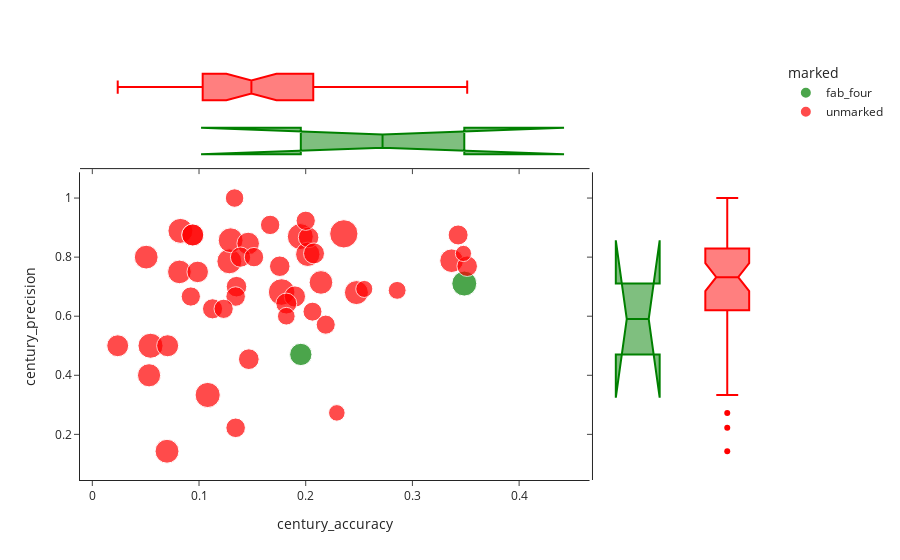

The notebook cell saved with this chart:
### Code cell
stats = PlayerPerformance(path="t20s_male_csv2")
plyer_stats=stats.player_luck_comparision(n=50)

import plotly.express as px

fig = px.scatter(
    plyer_stats, 
    x="century_accuracy", 
    y="century_precision", 
    size="sample", 
    hover_name="player_name", 
    color="marked",
    color_discrete_map={'unmarked': 'red', 'marked': 'blue', "fab_four": "green"},
    template="simple_white",
    marginal_x="box",
    marginal_y="box",
    )
fig.show()

### Figure 1 — Plotly figure (JSON) as saved in the notebook; plotly's stock layout.template omitted (floating-point values rounded to 4 significant figures)
{"data": [{"hovertemplate": "<b>%{hovertext}</b><br><br>marked=fab_four<br>century_accuracy=%{x}<br>century_precision=%{y}<br>sample=%{marker.size}<extra></extra>", "hovertext": ["V Kohli", "KS Williamson"], "legendgroup": "fab_four", "marker": {"color": "green", "size": [109, 87], "sizemode": "area", "sizeref": 0.35, "symbol": "circle"}, "mode": "markers", "name": "fab_four", "orientation": "v", "showlegend": true, "type": "scatter", "x": [0.3486, 0.1954], "xaxis": "x", "y": [0.7105, 0.4706], "yaxis": "y"}, {"alignmentgroup": "True", "hovertemplate": "<b>%{hovertext}</b><br><br>marked=fab_four<br>century_accuracy=%{x}<extra></extra>", "hovertext": ["V Kohli", "KS Williamson"], "legendgroup": "fab_four", "marker": {"color": "green", "symbol": "circle"}, "name": "fab_four", "notched": true, "offsetgroup": "fab_four", "showlegend": false, "type": "box", "x": [0.3486, 0.1954], "xaxis": "x3", "yaxis": "y3"}, {"alignmentgroup": "True", "hovertemplate": "<b>%{hovertext}</b><br><br>marked=fab_four<br>century_precision=%{y}<extra></extra>", "hovertext": ["V Kohli", "KS Williamson"], "legendgroup": "fab_four", "marker": {"color": "green", "symbol": "circle"}, "name": "fab_four", "notched": true, "offsetgroup": "fab_four", "showlegend": false, "type": "box", "xaxis": "x2", "y": [0.7105, 0.4706], "yaxis": "y2"}, {"hovertemplate": "<b>%{hovertext}</b><br><br>marked=unmarked<br>century_accuracy=%{x}<br>century_precision=%{y}<br>sample=%{marker.size}<extra></extra>", "hovertext": ["RG Sharma", "MJ Guptill", "Babar Azam", "PR Stirling", "AJ Finch", "DA Warner", "Mohammad Rizwan", "JC Buttler", "Mohammad Hafeez", "EJG Morgan", "Shoaib Malik", "Shakib Al Hasan", "KL Rahul", "Q de Kock", "DA Miller", "GJ Maxwell", "BB McCullum", "Mahmudullah", "AD Hales", "Mohammad Shahzad", "JP Duminy", "CH Gayle", "LRPL Taylor", "KJ O'Brien", "A Balbirnie", "TM Dilshan", "DJ Malan", "Mohammad Nabi", "S Dhawan", "C Munro", "Najibullah Zadran", "Umar Akmal", "Tamim Iqbal", "SA Yadav", "AB de Villiers", "Liton Das", "MDKJ Perera", "MN Samuels", "MS Dhoni", "SK Raina", "KA Pollard", "RR Hendricks", "F du Plessis", "LMP Simmons", "JJ Roy", "N Pooran", "MP O'Dowd", "Ahmed Shehzad"], "legendgroup": "unmarked", "marker": {"color": "red", "size": [140, 124, 98, 118, 104, 101, 74, 98, 109, 108, 109, 111, 70, 79, 98, 89, 74, 110, 74, 65, 75, 77, 100, 94, 85, 77, 56, 99, 66, 64, 85, 81, 71, 46, 74, 72, 63, 66, 84, 65, 85, 51, 48, 67, 65, 67, 55, 60], "sizemode": "area", "sizeref": 0.35, "symbol": "circle"}, "mode": "markers", "name": "unmarked", "orientation": "v", "showlegend": true, "type": "scatter", "x": [0.2357, 0.1774, 0.3367, 0.1949, 0.2019, 0.2475, 0.3514, 0.2143, 0.1284, 0.1296, 0.08257, 0.1081, 0.3429, 0.1899, 0.08163, 0.1461, 0.2027, 0.05455, 0.1757, 0.2, 0.1467, 0.2078, 0.07, 0.05319, 0.09412, 0.1818, 0.2857, 0.05051, 0.1667, 0.2188, 0.09412, 0.09877, 0.1127, 0.3478, 0.1351, 0.1389, 0.2063, 0.1515, 0.02381, 0.09231, 0.07059, 0.2549, 0.2292, 0.1343, 0.1231, 0.1343, 0.1818, 0.1333], "xaxis": "x", "y": [0.8788, 0.6818, 0.7879, 0.8696, 0.8095, 0.68, 0.7692, 0.7143, 0.7857, 0.8571, 0.8889, 0.3333, 0.875, 0.6667, 0.75, 0.8462, 0.8667, 0.5, 0.7692, 0.9231, 0.4545, 0.8125, 0.1429, 0.4, 0.875, 0.6429, 0.6875, 0.8, 0.9091, 0.5714, 0.875, 0.75, 0.625, 0.8125, 0.7, 0.8, 0.6154, 0.8, 0.5, 0.6667, 0.5, 0.6923, 0.2727, 0.6667, 0.625, 0.2222, 0.6, 1], "yaxis": "y"}, {"alignmentgroup": "True", "hovertemplate": "<b>%{hovertext}</b><br><br>marked=unmarked<br>century_accuracy=%{x}<extra></extra>", "hovertext": ["RG Sharma", "MJ Guptill", "Babar Azam", "PR Stirling", "AJ Finch", "DA Warner", "Mohammad Rizwan", "JC Buttler", "Mohammad Hafeez", "EJG Morgan", "Shoaib Malik", "Shakib Al Hasan", "KL Rahul", "Q de Kock", "DA Miller", "GJ Maxwell", "BB McCullum", "Mahmudullah", "AD Hales", "Mohammad Shahzad", "JP Duminy", "CH Gayle", "LRPL Taylor", "KJ O'Brien", "A Balbirnie", "TM Dilshan", "DJ Malan", "Mohammad Nabi", "S Dhawan", "C Munro", "Najibullah Zadran", "Umar Akmal", "Tamim Iqbal", "SA Yadav", "AB de Villiers", "Liton Das", "MDKJ Perera", "MN Samuels", "MS Dhoni", "SK Raina", "KA Pollard", "RR Hendricks", "F du Plessis", "LMP Simmons", "JJ Roy", "N Pooran", "MP O'Dowd", "Ahmed Shehzad"], "legendgroup": "unmarked", "marker": {"color": "red", "symbol": "circle"}, "name": "unmarked", "notched": true, "offsetgroup": "unmarked", "showlegend": false, "type": "box", "x": [0.2357, 0.1774, 0.3367, 0.1949, 0.2019, 0.2475, 0.3514, 0.2143, 0.1284, 0.1296, 0.08257, 0.1081, 0.3429, 0.1899, 0.08163, 0.1461, 0.2027, 0.05455, 0.1757, 0.2, 0.1467, 0.2078, 0.07, 0.05319, 0.09412, 0.1818, 0.2857, 0.05051, 0.1667, 0.2188, 0.09412, 0.09877, 0.1127, 0.3478, 0.1351, 0.1389, 0.2063, 0.1515, 0.02381, 0.09231, 0.07059, 0.2549, 0.2292, 0.1343, 0.1231, 0.1343, 0.1818, 0.1333], "xaxis": "x3", "yaxis": "y3"}, {"alignmentgroup": "True", "hovertemplate": "<b>%{hovertext}</b><br><br>marked=unmarked<br>century_precision=%{y}<extra></extra>", "hovertext": ["RG Sharma", "MJ Guptill", "Babar Azam", "PR Stirling", "AJ Finch", "DA Warner", "Mohammad Rizwan", "JC Buttler", "Mohammad Hafeez", "EJG Morgan", "Shoaib Malik", "Shakib Al Hasan", "KL Rahul", "Q de Kock", "DA Miller", "GJ Maxwell", "BB McCullum", "Mahmudullah", "AD Hales", "Mohammad Shahzad", "JP Duminy", "CH Gayle", "LRPL Taylor", "KJ O'Brien", "A Balbirnie", "TM Dilshan", "DJ Malan", "Mohammad Nabi", "S Dhawan", "C Munro", "Najibullah Zadran", "Umar Akmal", "Tamim Iqbal", "SA Yadav", "AB de Villiers", "Liton Das", "MDKJ Perera", "MN Samuels", "MS Dhoni", "SK Raina", "KA Pollard", "RR Hendricks", "F du Plessis", "LMP Simmons", "JJ Roy", "N Pooran", "MP O'Dowd", "Ahmed Shehzad"], "legendgroup": "unmarked", "marker": {"color": "red", "symbol": "circle"}, "name": "unmarked", "notched": true, "offsetgroup": "unmarked", "showlegend": false, "type": "box", "xaxis": "x2", "y": [0.8788, 0.6818, 0.7879, 0.8696, 0.8095, 0.68, 0.7692, 0.7143, 0.7857, 0.8571, 0.8889, 0.3333, 0.875, 0.6667, 0.75, 0.8462, 0.8667, 0.5, 0.7692, 0.9231, 0.4545, 0.8125, 0.1429, 0.4, 0.875, 0.6429, 0.6875, 0.8, 0.9091, 0.5714, 0.875, 0.75, 0.625, 0.8125, 0.7, 0.8, 0.6154, 0.8, 0.5, 0.6667, 0.5, 0.6923, 0.2727, 0.6667, 0.625, 0.2222, 0.6, 1], "yaxis": "y2"}], "layout": {"legend": {"itemsizing": "constant", "title": {"text": "marked"}, "tracegroupgap": 0}, "margin": {"t": 60}, "xaxis": {"anchor": "y", "domain": [0, 0.7363], "title": {"text": "century_accuracy"}}, "xaxis2": {"anchor": "y2", "domain": [0.7413, 1], "matches": "x2", "showline": false, "showticklabels": false, "ticks": ""}, "xaxis3": {"anchor": "y3", "domain": [0, 0.7363], "matches": "x", "showticklabels": false}, "xaxis4": {"anchor": "y4", "domain": [0.7413, 1], "matches": "x2", "showline": false, "showticklabels": false, "ticks": ""}, "yaxis": {"anchor": "x", "domain": [0, 0.7326], "title": {"text": "century_precision"}}, "yaxis2": {"anchor": "x2", "domain": [0, 0.7326], "matches": "y", "showticklabels": false}, "yaxis3": {"anchor": "x3", "domain": [0.7426, 1], "matches": "y3", "showline": false, "showticklabels": false, "ticks": ""}, "yaxis4": {"anchor": "x4", "domain": [0.7426, 1], "matches": "y3", "showline": false, "showticklabels": false, "ticks": ""}}}
